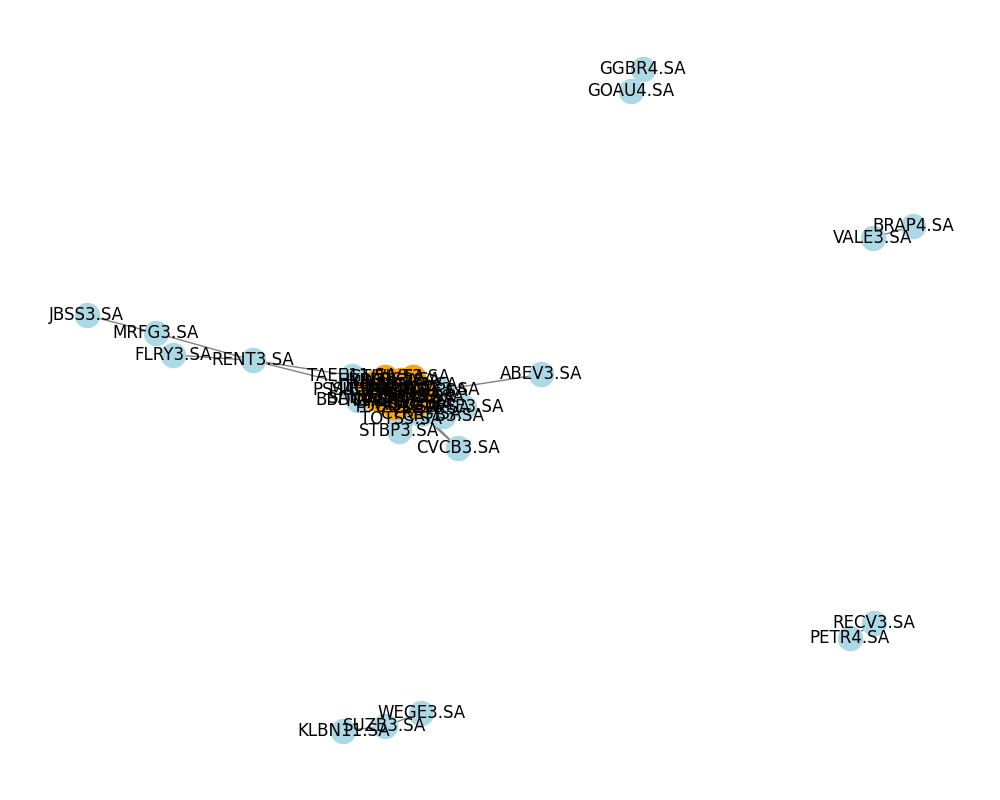

This chart was generated by the following Python code:
import pandas as pd
import networkx as nx
import matplotlib.pyplot as plt
import sys

INPUT_FILE = sys.argv[1] if len(sys.argv) > 1 else "pearson_sorted.csv"
THRESHOLD = 0.9
IS_DISTANCE = False
NODE = 2

edges_df = pd.read_csv(INPUT_FILE)
if IS_DISTANCE:
    filtered = edges_df[edges_df['Correlation'] <= THRESHOLD]
else:
    filtered = edges_df[edges_df['Correlation'] >= THRESHOLD]

G = nx.Graph()
for _, row in filtered.iterrows():
    G.add_edge(row['Ticker1'], row['Ticker2'], weight=row['Correlation'])

cliques = list(nx.find_cliques(G))
biggest_clique = max(cliques, key=len)

pos = nx.spring_layout(G, seed=42)
plt.figure(figsize=(10, 8))
nx.draw(G, pos, with_labels=True, node_color='lightblue', edge_color='gray')
nx.draw_networkx_nodes(G, pos, nodelist=biggest_clique, node_color='orange')
plt.title("Maior Clique de Tickers")
plt.savefig("clique.png")
plt.show()